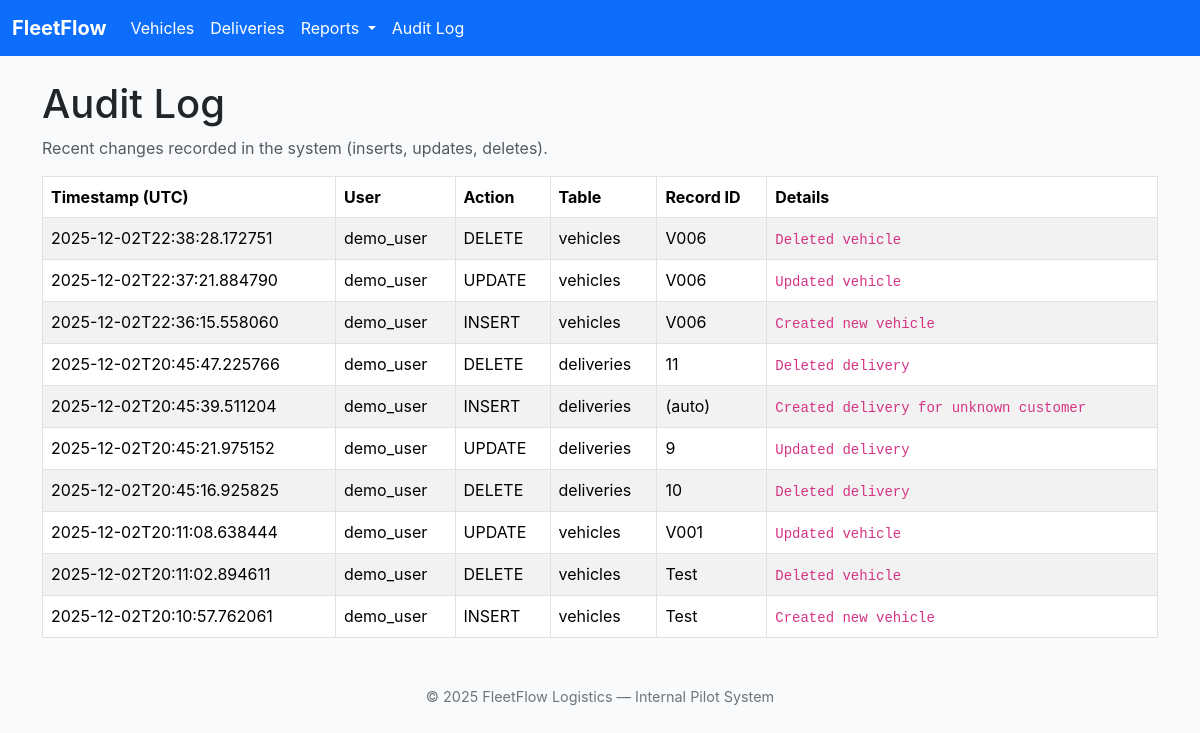
Screenshot of /audit with the database file from the repository.
### tables this page shows
CREATE TABLE audit_log (
    audit_id INTEGER PRIMARY KEY AUTOINCREMENT,
    timestamp TEXT NOT NULL, -- ISO datetime string
    action TEXT NOT NULL,     -- e.g., 'INSERT', 'UPDATE', 'DELETE'
    table_name TEXT NOT NULL,
    record_id TEXT,           -- could store the ID of the affected record
    details TEXT,              -- JSON or text describing changes
    user TEXT NOT NULL -- Track who made the change
);

### app.py (the view)
@app.route("/audit")
def view_audit_log():
    db = get_db()
    rows = db.execute(
        """
        SELECT audit_id,
               timestamp,
               action,
               table_name,
               record_id,
               user,
               details
        FROM audit_log
        ORDER BY timestamp DESC
        LIMIT 200
        """
    ).fetchall()
    return render_template("audit_log.html", rows=rows)

### app.py (called while the page is built)
def get_db():
    if "db" not in g:
        conn = sqlite3.connect(DATABASE)
        conn.row_factory = sqlite3.Row
        conn.execute("PRAGMA foreign_keys = ON;")
        g.db = conn
    return g.db

### templates/audit_log.html
{% extends "base.html" %}
{% block content %}
<h1>Audit Log</h1>
<p class="text-muted">
    Recent changes recorded in the system (inserts, updates, deletes).
</p>
<table class="table table-striped table-bordered mt-3">
    <thead>
        <tr>
            <th>Timestamp (UTC)</th>
            <th>User</th>
            <th>Action</th>
            <th>Table</th>
            <th>Record ID</th>
            <th>Details</th>
        </tr>
    </thead>
    <tbody>
    {% for row in rows %}
        <tr>
            <td>{{ row["timestamp"] }}</td>
            <td>{{ row["user"] }}</td>
            <td>{{ row["action"] }}</td>
            <td>{{ row["table_name"] }}</td>
            <td>{{ row["record_id"] }}</td>
            <td>
                {% if row["details"] %}
                    <code>{{ row["details"] }}</code>
                {% else %}
                    <span class="text-muted">–</span>
                {% endif %}
            </td>
        </tr>
    {% endfor %}
    </tbody>
</table>
{% endblock %}

### templates/base.html (style rules this page uses)
body { background-color: #f8fafc; font-family: "Inter", system-ui, -apple-system, sans-serif; }

### rows the page displays
audit_log: timestamp "2025-12-02T22:38:28.172751", user "demo_user", action "DELETE", table_name "vehicles", record_id "V006", details "Deleted vehicle"
audit_log: timestamp "2025-12-02T22:37:21.884790", user "demo_user", action "UPDATE", table_name "vehicles", record_id "V006", details "Updated vehicle"
audit_log: timestamp "2025-12-02T22:36:15.558060", user "demo_user", action "INSERT", table_name "vehicles", record_id "V006", details "Created new vehicle"
audit_log: timestamp "2025-12-02T20:45:47.225766", user "demo_user", action "DELETE", table_name "deliveries", record_id "11", details "Deleted delivery"
audit_log: timestamp "2025-12-02T20:45:39.511204", user "demo_user", action "INSERT", table_name "deliveries", record_id "(auto)", details "Created delivery for unknown customer"
audit_log: timestamp "2025-12-02T20:45:21.975152", user "demo_user", action "UPDATE", table_name "deliveries", record_id "9", details "Updated delivery"
audit_log: timestamp "2025-12-02T20:45:16.925825", user "demo_user", action "DELETE", table_name "deliveries", record_id "10", details "Deleted delivery"
audit_log: timestamp "2025-12-02T20:11:08.638444", user "demo_user", action "UPDATE", table_name "vehicles", record_id "V001", details "Updated vehicle"
audit_log: timestamp "2025-12-02T20:11:02.894611", user "demo_user", action "DELETE", table_name "vehicles", record_id "Test", details "Deleted vehicle"
audit_log: timestamp "2025-12-02T20:10:57.762061", user "demo_user", action "INSERT", table_name "vehicles", record_id "Test", details "Created new vehicle"

### other values shown
{{ current_year | default(2025) }} "2025"
